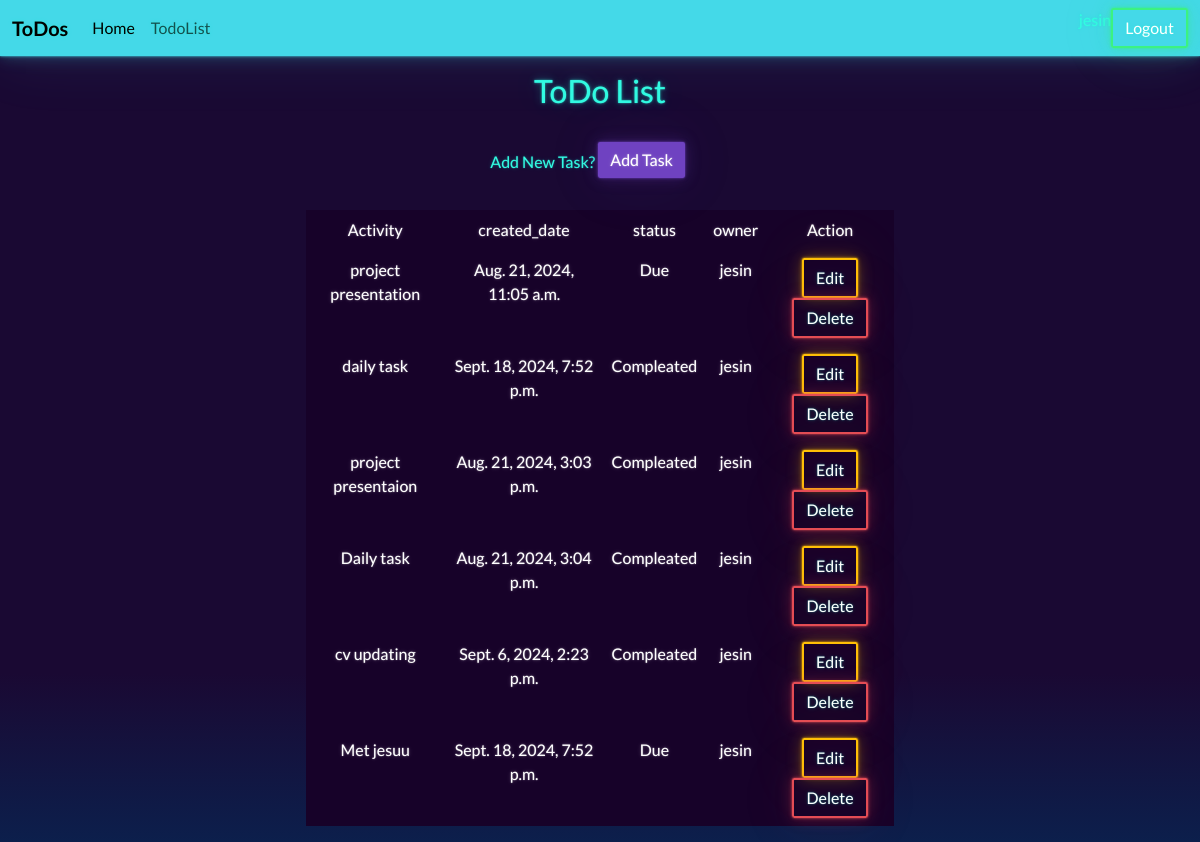
The page /todo/list/ (signed in) on the database as committed earlier.
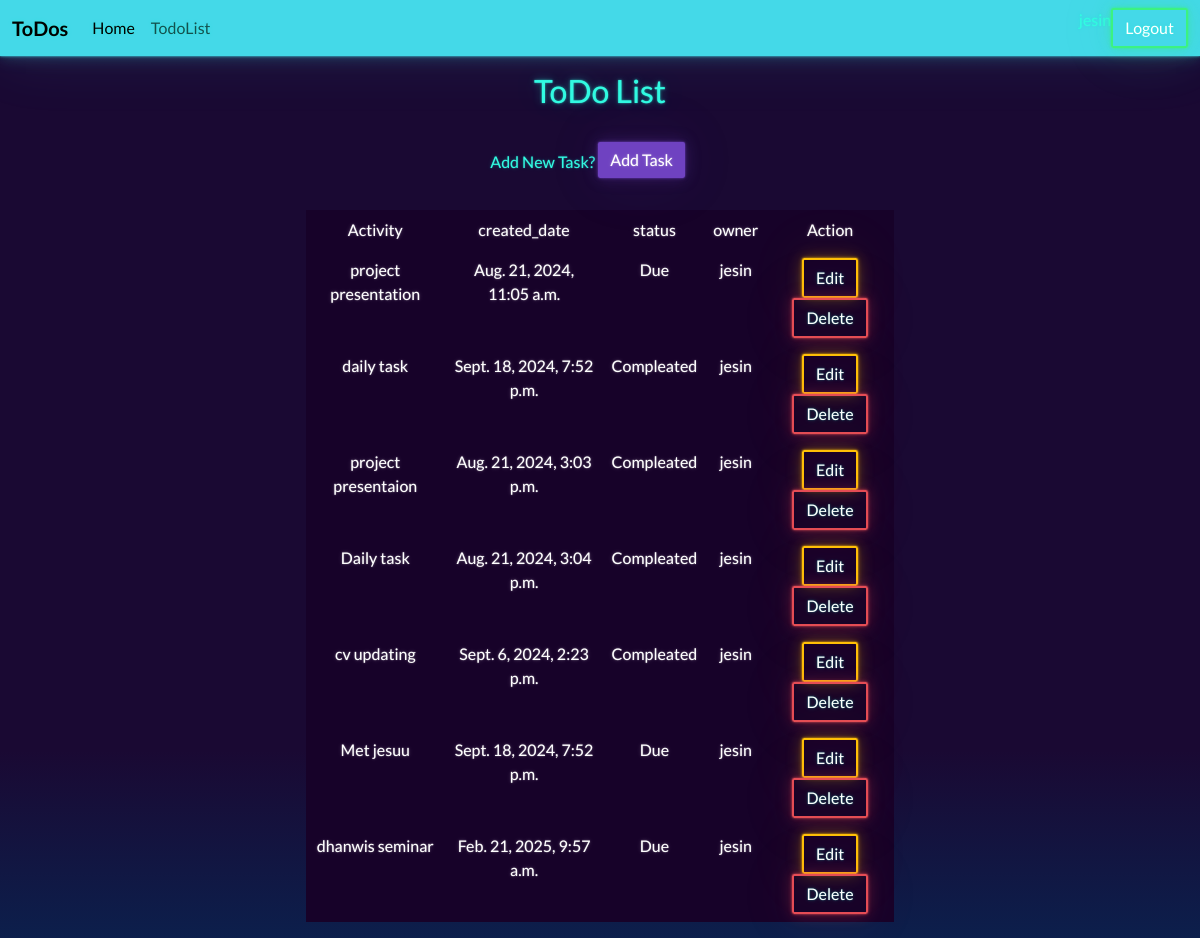
The same page on the database as committed later.
### myapp/models.py (models this page shows, shortened)
class Todo(models.Model):
    title=models.CharField(max_length=200)
    created_date=models.DateTimeField(auto_now=True)
    status=models.BooleanField(default=False)
    owner=models.ForeignKey(User,on_delete=models.CASCADE)

### myapp/views.py (the view)
# urls.py: path('todo/list/',views.TodoListView.as_view(),name="todo-list"),
class TodoListView(View):
    def get(self,request,*args,**kwargs):
        qs=Todo.objects.filter(owner=request.user)
        return render(request,"todo_list.html",{"qs":qs})

### myapp/templates/todo_list.html
{%extends 'base.html'%}
{%block main_block%}
<div class="row mt-3">
    <div class="col-3"></div>
    <div class="col-6">
        <h2><center>ToDo List</center></h2><br>
        <center>
            Add New Task? <a href="{%url 'todo-add'%}" class="btn btn-primary mb-2">Add Task</a>
        </center><br>
        <table class="table table table-dark text text-center">
            <tr>
                <td>Activity</td>
                <td>created_date</td>
                <td>status</td>
                <td>owner</td>
                <td>Action</td>
            </tr>
            {%for i in qs%}
            <tr>
                <td>{{i.title}}</td>
                <td>{{i.created_date}}</td>
                <td>{%if i.status == False %}
                    Due
                    {%else%}
                    Compleated
                    {%endif%}</td>
                <td>{{i.owner}}</td>
                <td>
                    <a href="{%url 'todo-edit' i.id%}" class="btn btn-outline-warning">Edit</a>
                    <a href="{%url 'todo-delete' i.id%}" class="btn btn-outline-danger">Delete</a>
                </td>
            </tr>
            {%endfor%}
        </table>
    </div>
    <div class="col-3"></div>
</div>
{%endblock%}

### myapp/templates/base.html (shortened to what this page needs)
<!DOCTYPE html>
{%load static%}
<html lang="en">
<head>
    <link rel="stylesheet" href="{%static 'css/bootstrap.css'%}">
</head>
<body>
    <nav class="navbar navbar-expand-lg navbar-light bg-light">
        <div class="container-fluid">
          <a class="navbar-brand" href="#"><b>ToDos</b></a>
          <div class="collapse navbar-collapse" id="navbarSupportedContent">
            <ul class="navbar-nav me-auto mb-2 mb-lg-0">
              <li class="nav-item">
                <a class="nav-link active" aria-current="page" href="{%url 'todo-add'%}">Home</a>
              </li>
              <li class="nav-item">
                <a class="nav-link" href="{%url 'todo-list'%}">TodoList</a>
              </li>
              <li class="nav-item">
                <a class="nav-link disabled" href="#" tabindex="-1" aria-disabled="true"></a>
              </li>
            </ul>
            <form class="d-flex ">
               <a href="{%url 'signout' %}" class="btn btn-outline-success">Logout</a>
            </form>
          </div>
        </div>
      </nav>
      {%block main_block%}
      {%endblock%}
</body>
</html>

Rows that differ between the two databases and show on the page:
added Todo: title "dhanwis seminar", created_date "Feb. 21, 2025, 9:57 a.m.", status "Due", owner "jesin"
